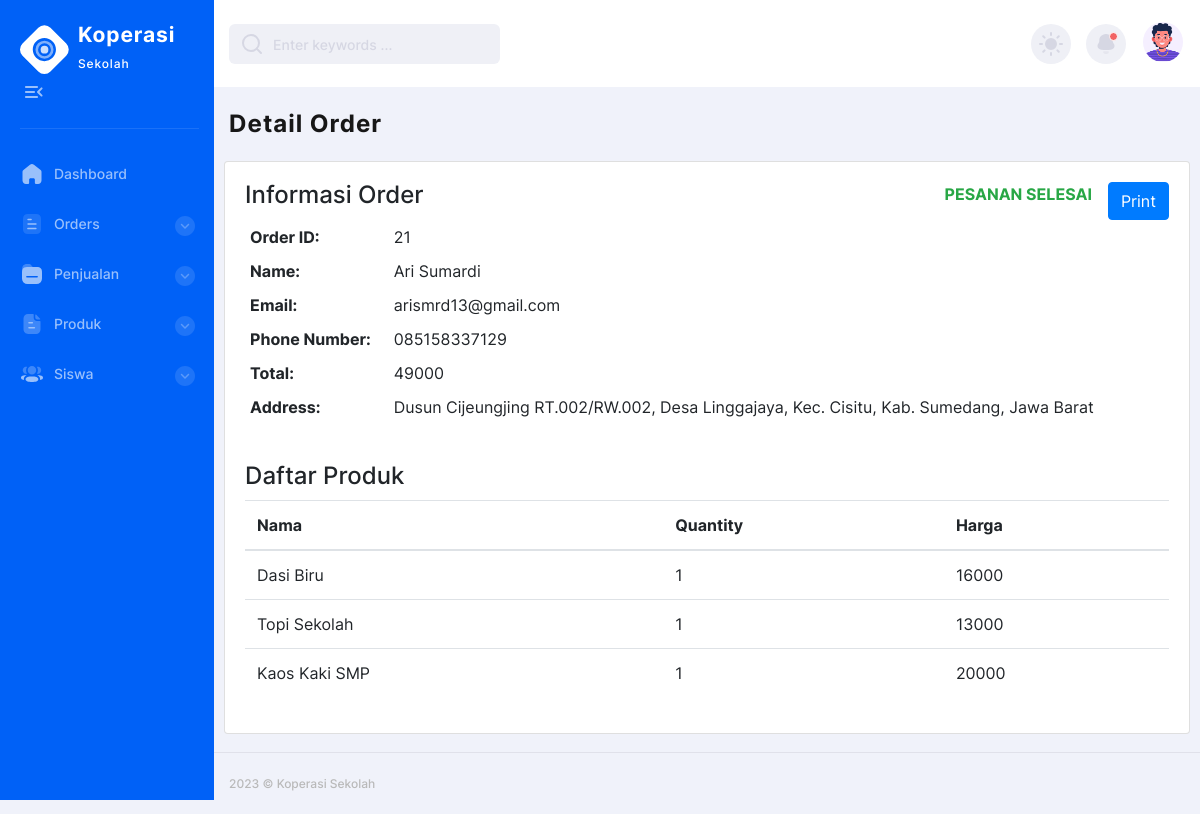
The page /admin/order-detail.php?id=21 on the database its author committed.
### tables this page shows
CREATE TABLE `orders` (
  `order_id` int(11) UNSIGNED NOT NULL,
  `no_invoice` char(30) NOT NULL,
  `nama_siswa` varchar(255) NOT NULL,
  `email` varchar(255) NOT NULL,
  `no_hp` char(13) NOT NULL,
  `alamat` text NOT NULL,
  `payment_method` char(30) NOT NULL,
  `total` int(12) NOT NULL,
  `status` enum('BELUM BAYAR','PERLU DIKIRIM','PESANAN SELESAI') NOT NULL,
  `tgl_order` timestamp NOT NULL DEFAULT current_timestamp()
);

CREATE TABLE `order_items` (
  `item_id` int(11) UNSIGNED NOT NULL,
  `order_id` int(11) UNSIGNED DEFAULT NULL,
  `produk_id` int(11) UNSIGNED DEFAULT NULL,
  `quantity` int(11) NOT NULL,
  `harga` int(12) NOT NULL
);

CREATE TABLE `produk` (
  `id` int(11) UNSIGNED NOT NULL,
  `nama` char(50) NOT NULL,
  `harga` int(12) NOT NULL,
  `gambar` varchar(50) NOT NULL
);

### functions.php (called while the page is built, shortened)
<?php
function getOrderDetail($order_id) {
    global $conn;
    $query = "SELECT * FROM orders WHERE order_id = $order_id";
    $result = $conn->query($query);
    if ($result->num_rows > 0) {
        $order = $result->fetch_assoc();
        $query = "SELECT oi.*, p.nama FROM order_items oi INNER JOIN produk p ON oi.produk_id = p.id WHERE oi.order_id = $order_id";
        $result = $conn->query($query);
        $items = array();
        if ($result->num_rows > 0) {
            while ($row = $result->fetch_assoc()) {
                $items[] = array(
                    'nama' => $row['nama'],
                    'quantity' => $row['quantity'],
                    'harga' => $row['harga']
                );
            }
        }
        $order['items'] = $items;
        return $order;
    } else {
        return false;
    }
}
function getOrderStatusLabelClass($status) {
    $class = '';
    switch ($status) {
        case 'PESANAN SELESAI':
            $class = 'text-success';
            break;
    }
    return $class;
}
?>

### admin/order-detail.php (the view, shortened to what this page needs)
<?php
require_once './../config.php';
require_once './../functions.php';
if (isset($_GET['id'])) {
  $orderID = $_GET['id'];
  $order = getOrderDetail($orderID);
} else {
  header("Location: order.php");
  exit();
}
?>
<!DOCTYPE html>
<html lang="en">
<head>
  <link rel="stylesheet" type="text/css" href="https://stackpath.bootstrapcdn.com/bootstrap/4.5.2/css/bootstrap.min.css">
  <link rel="stylesheet" href="https://cdnjs.cloudflare.com/ajax/libs/font-awesome/5.15.3/css/all.min.css">
  <link rel="stylesheet" href="../assets/css/style.min.css">
</head>
<body>
  <div class="page-flex">
    <?php require_once "menu-main.php"; ?>
    <div class="main-wrapper">
      <?php require_once "menu-navbar.php"; ?>
      <main class="main users chart-page" id="skip-target">
        <div class="container">
          <h2 class="main-title">Detail Order</h2>
          <div class="row">
            <div class="col-lg-12">
              <div class="card">
                <div class="card-body">
                  <div class="d-flex justify-content-between align-items-center">
                    <h4 class="card-title">Informasi Order</h4>
                    <div class="d-flex">
                        <span class="label mb-0  mr-3 <?php echo getOrderStatusLabelClass($order['status']); ?>"><b><?php echo $order['status']; ?></b></span>
                      <button class="btn btn-primary" onclick="window.print()">Print</button><br>
                    </div>
                  </div>
                  <div class="card-text">
                    <?php
                    if ($order) {
                      echo "<table class=\"table table-borderless\">";
                      echo "<tr><th style=\"padding: 5px;\">Order ID:</th><td style=\"padding: 5px;\">" . $order['order_id'] . "</td></tr>";
                      echo "<tr><th style=\"padding: 5px;\">Name:</th><td style=\"padding: 5px;\">" . $order['nama_siswa'] . "</td></tr>";
                      echo "<tr><th style=\"padding: 5px;\">Email:</th><td style=\"padding: 5px;\">" . $order['email'] . "</td></tr>";
                      echo "<tr><th style=\"padding: 5px;\">Phone Number:</th><td style=\"padding: 5px;\">" . $order['no_hp'] . "</td></tr>";
                      echo "<tr><th style=\"padding: 5px;\">Total:</th><td style=\"padding: 5px;\">" . $order['total'] . "</td></tr>";
                      echo "<tr><th style=\"padding: 5px;\">Address:</th><td style=\"padding: 5px;\">" . $order['alamat'] . "</td></tr>";
                      echo "</table><br>";
                      echo "<h4 class=\"card-title\">Daftar Produk</h4>";
                      echo "<table class=\"table\">";
                      echo "<thead>";
                      echo "<tr><th>Nama</th><th>Quantity</th><th>Harga</th></tr>";
                      echo "</thead>";
                      echo "<tbody>";
                      foreach ($order['items'] as $item) {
                        echo "<tr>";
                        echo "<td>" . $item['nama'] . "</td>";
                        echo "<td>" . $item['quantity'] . "</td>";
                        echo "<td>" . $item['harga'] . "</td>";
                        echo "</tr>";
                      }
                      echo "</tbody>";
                      echo "</table>";
                    } else {
                      echo "<p>Order not found.</p>";
                    }
                    ?>
                  </div>
                </div>
              </div>
            </div>
          </div>
        </div>
      </main>
      <footer class="footer">
        <div class="container">
          <div class="footer-start">
            <p>2023 © Koperasi Sekolah</p>
          </div>
        </div>
      </footer>
    </div>
  </div>
</body>
</html>

### rows shown on the page
orders: status "PESANAN SELESAI", order_id "21", nama_siswa "Ari Sumardi", email "arismrd13@gmail.com", no_hp "085158337129", total "49000", alamat "Dusun Cijeungjing RT.002/RW.002, Desa Linggajaya, Kec. Cisitu, Kab. Sumedang, Jawa Barat"
order_items: produk.nama "Dasi Biru", quantity "1", harga "16000"
order_items: produk.nama "Topi Sekolah", quantity "1", harga "13000"
order_items: produk.nama "Kaos Kaki SMP", quantity "1", harga "20000"
